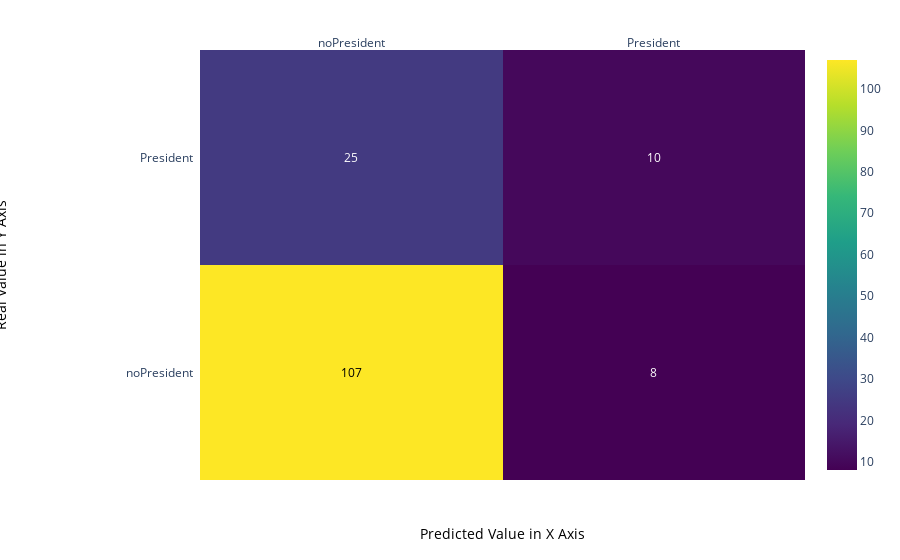

Notebook code for this chart:
### Code cell
import plotly.figure_factory as ff
from sklearn.metrics import confusion_matrix

y_predict = model.predict(X_test)
z = confusion_matrix(y_test, y_predict)

label_x = ['noPresident', 'President']
label_y = ['noPresident', 'President']

# change each element of z to type string for annotations
z_text = [[str(y) for y in label_x] for label_x in z]

# set up figure
fig = ff.create_annotated_heatmap(z, x=label_x, y=label_y, annotation_text=z_text, colorscale='Viridis')

# add title
# fig.update_layout(title_text='<i><b>Confusion matrix</b></i>',
#                   )

# add custom xaxis title
fig.add_annotation(dict(font=dict(color="black",size=14),
                        x=0.5,
                        y=-0.15,
                        showarrow=False,
                        text="Predicted Value in X Axis",
                        xref="paper",
                        yref="paper"))

# add custom yaxis title
fig.add_annotation(dict(font=dict(color="black",size=14),
                        x=-0.35,
                        y=0.5,
                        showarrow=False,
                        text="Real Value in Y Axis",
                        textangle=-90,
                        xref="paper",
                        yref="paper"))

# adjust margins to make room for yaxis title
fig.update_layout(margin=dict(t=50, l=200))

# add colorbar
fig['data'][0]['showscale'] = True
fig.show()

### Figure 1 — Plotly figure (JSON) as saved in the notebook; plotly's stock layout.template omitted (floating-point values rounded to 4 significant figures)
{"data": [{"colorscale": [[0.0, "#440154"], [0.1111, "#482878"], [0.2222, "#3e4989"], [0.3333, "#31688e"], [0.4444, "#26828e"], [0.5556, "#1f9e89"], [0.6667, "#35b779"], [0.7778, "#6ece58"], [0.8889, "#b5de2b"], [1.0, "#fde725"]], "reversescale": false, "showscale": true, "type": "heatmap", "x": ["noPresident", "President"], "y": ["noPresident", "President"], "z": [[107, 8], [25, 10]]}], "layout": {"annotations": [{"font": {"color": "#000000"}, "showarrow": false, "text": "107", "x": "noPresident", "xref": "x", "y": "noPresident", "yref": "y"}, {"font": {"color": "#FFFFFF"}, "showarrow": false, "text": "8", "x": "President", "xref": "x", "y": "noPresident", "yref": "y"}, {"font": {"color": "#FFFFFF"}, "showarrow": false, "text": "25", "x": "noPresident", "xref": "x", "y": "President", "yref": "y"}, {"font": {"color": "#FFFFFF"}, "showarrow": false, "text": "10", "x": "President", "xref": "x", "y": "President", "yref": "y"}, {"font": {"color": "black", "size": 14}, "showarrow": false, "text": "Predicted Value in X Axis", "x": 0.5, "xref": "paper", "y": -0.15, "yref": "paper"}, {"font": {"color": "black", "size": 14}, "showarrow": false, "text": "Real Value in Y Axis", "textangle": -90, "x": -0.35, "xref": "paper", "y": 0.5, "yref": "paper"}], "margin": {"l": 200, "t": 50}, "xaxis": {"dtick": 1, "gridcolor": "rgb(0, 0, 0)", "side": "top", "ticks": ""}, "yaxis": {"dtick": 1, "ticks": "", "ticksuffix": "  "}}}
